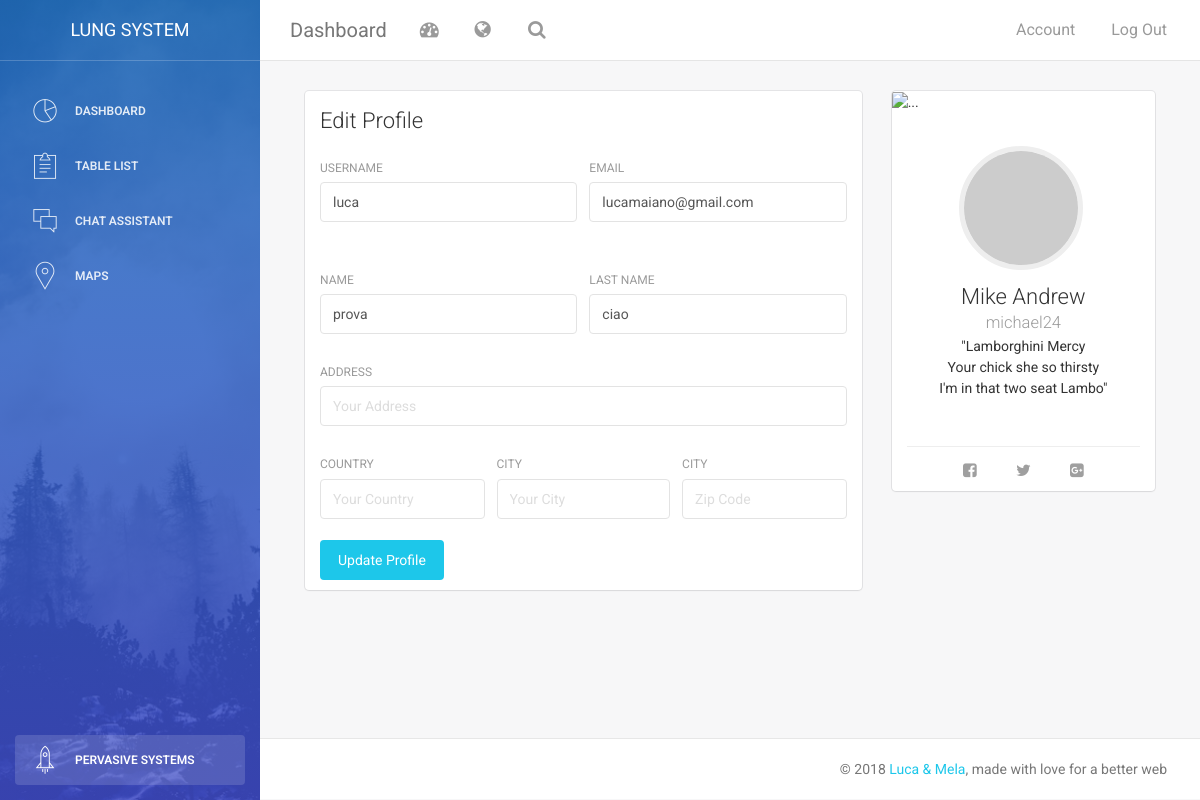
Page /user/prova (signed in) on the committed database.
### app/models.py (models this page shows, shortened)
class PaginatedAPIMixin(object):
    @staticmethod
    def to_collection_dict(query, page, per_page, endpoint, **kwargs):
        resources = query.paginate(page, per_page, False)
        data = {
            'items': [item.to_dict() for item in resources.items],
            '_meta': {
                'page': page,
                'per_page': per_page,
                'total_pages': resources.pages,
                'total_items': resources.total
            },
            '_links': {
                'self': url_for(endpoint, page=page, per_page=per_page,
                                **kwargs),
                'next': url_for(endpoint, page=page + 1, per_page=per_page,
                                **kwargs) if resources.has_next else None,
                'prev': url_for(endpoint, page=page - 1, per_page=per_page,
                                **kwargs) if resources.has_prev else None
            }
        }
        return data

class User(PaginatedAPIMixin, UserMixin, db.Model):
    id = db.Column(db.Integer, primary_key=True)
    username = db.Column(db.String(64), index=True, unique=True)
    email = db.Column(db.String(120), index=True, unique=True)
    password_hash = db.Column(db.String(128))
    name = db.Column(db.String(64))
    surname = db.Column(db.String(64))
    address = db.Column(db.String(140))
    country = db.Column(db.String(64))
    city = db.Column(db.String(64))
    zipcode = db.Column(db.String(64))
    def avatar(self, size):
        digest = md5(self.email.lower().encode('utf-8')).hexdigest()
        return 'https://www.gravatar.com/avatar/{}?d=identicon&s={}'.format(
            digest, size)

### app/main/routes.py (the view)
@bp.route('/user/<username>', methods=['GET', 'POST'])
@login_required
def user(username):
    user = User.query.filter_by(username=username).first_or_404()
    form = EditProfileForm(current_user.username)
    if form.validate_on_submit():
    	current_user.username = form.username.data
    	current_user.email = form.email.data
    	current_user.name = form.name.data
    	current_user.surname = form.surname.data
    	current_user.address = form.address.data
    	current_user.country = form.country.data
    	current_user.city = form.city.data
    	current_user.zipcode = form.zipcode.data
    	db.session.commit()
    	flash('Your changes have been saved.')
    	return redirect(url_for('main.index'))
    elif request.method == 'GET':
    	form.username.data = current_user.username
    	form.email.data = current_user.email
    	form.name.data = current_user.name
    	form.surname.data = current_user.surname
    	form.address.data = current_user.address
    	form.country.data = current_user.country
    	form.city.data = current_user.city
    	form.zipcode.data = current_user.zipcode
    return render_template('user.html', title='Update Profile',
                           user=user, form=form)

### app/main/forms.py (shortened to what this page needs)
class EditProfileForm(FlaskForm):
    username = StringField('Username', validators=[DataRequired()])
    email = StringField('Email', validators=[DataRequired(), Email()])
    name = StringField('Name', validators=[Length(min=0, max=64)])
    surname = StringField('Last Name', validators=[Length(min=0, max=64)])
    address = StringField('Address', validators=[Length(min=0, max=140)])
    country = StringField('Country', validators=[Length(min=0, max=64)])
    city = StringField('City', validators=[Length(min=0, max=64)])
    zipcode = StringField('City', validators=[Length(min=0, max=64)])
    submit = SubmitField('Update Profile')
    def __init__(self, original_username, *args, **kwargs):
        super(EditProfileForm, self).__init__(*args, **kwargs)
        self.original_username = original_username

### app/main/routes.py (called while the page is built)
@bp.before_request
def before_request():
    if current_user.is_authenticated:
        current_user.last_seen = datetime.utcnow()
        db.session.commit()

### app/models.py (called while the page is built)
@login.user_loader
def load_user(id):
    return User.query.get(int(id))

### app/templates/user.html (shortened to what this page needs)
{% extends "base.html" %}
{% block content %}
<div class="content">
    <div class="container-fluid">
        <div class="row">
            <div class="col-md-8">
                <div class="card">
                    <div class="header">
                        <h4 class="title">Edit Profile</h4>
                    </div>
                    <div class="content">
                        <form action="" method="post">
                            <div class="row">
                                <div class="col-md-6">
                                    <div class="form-group">
                                        {{ form.username.label }}<br>
                                        {{ form.username(size=32, class="form-control") }}<br>
                                    </div>
                                </div>
                                <div class="col-md-6">
                                    <div class="form-group">
                                        {{ form.email.label }}<br>
                                        {{ form.email(size=64, class="form-control") }}<br>
                                    </div>
                                </div>
                            </div>
                             <div class="row">
                                <div class="col-md-6">
                                    <div class="form-group">
                                        {{ form.name.label }}<br>
                                        {{ form.name(size=32, class="form-control", placeholder="Your Name") }}
                                    </div>
                                </div>
                                <div class="col-md-6">
                                    <div class="form-group">
                                        {{ form.surname.label }}<br>
                                        {{ form.surname(size=32, class="form-control", placeholder="Your Last Name") }}
                                    </div>
                                </div>
                            </div>
                            <div class="row">
                                <div class="col-md-12">
                                    <div class="form-group">
                                        {{ form.address.label }}<br>
                                        {{ form.address(size=32, class="form-control", placeholder="Your Address") }}
                                    </div>
                                </div>
                            </div>
                            <div class="row">
                                <div class="col-md-4">
                                    <div class="form-group">
                                        {{ form.country.label }}<br>
                                        {{ form.country(size=32, class="form-control", placeholder="Your Country") }}
                                    </div>
                                </div>
                                <div class="col-md-4">
                                    <div class="form-group">
                                        {{ form.city.label }}<br>
                                        {{ form.city(size=32, class="form-control", placeholder="Your City") }}
                                    </div>
                                </div>
                                <div class="col-md-4">
                                    <div class="form-group">
                                        {{ form.zipcode.label }}<br>
                                        {{ form.zipcode(size=32, class="form-control", placeholder="Zip Code") }}
                                    </div>
                                </div>
                            </div>
                            <div class="text-left">
                                {{ form.submit(class="btn btn-info btn-fill pull-left") }}
                            </div>
                            <div class="clearfix"></div>
                        </form>
                    </div>
                </div>
            </div>
            <div class="col-md-4">
                <div class="card card-user">
                    <div class="image">
                        <img src="https://ununsplash.imgix.net/photo-1431578500526-4d9613015464?fit=crop&fm=jpg&h=300&q=75&w=400" alt="..."/>
                    </div>
                    <div class="content">
                        <div class="author">
                             <a href="#">
                            <img class="avatar border-gray" src="{{ user.avatar(128) }}" alt="..."/>
                              <h4 class="title">Mike Andrew<br />
                                 <small>michael24</small>
                              </h4>
                            </a>
                        </div>
                        <p class="description text-center"> "Lamborghini Mercy <br>
                                            Your chick she so thirsty <br>
                                            I'm in that two seat Lambo"
                        </p>
                    </div>
                    <hr>
                    <div class="text-center">
                        <button href="#" class="btn btn-simple"><i class="fa fa-facebook-square"></i></button>
                        <button href="#" class="btn btn-simple"><i class="fa fa-twitter"></i></button>
                        <button href="#" class="btn btn-simple"><i class="fa fa-google-plus-square"></i></button>
                    </div>
                </div>
            </div>
        </div>
    </div>
</div>
{% endblock %}

### rows in the picture
User: username "luca", email "lucamaiano@gmail.com", name "prova", surname "ciao"
